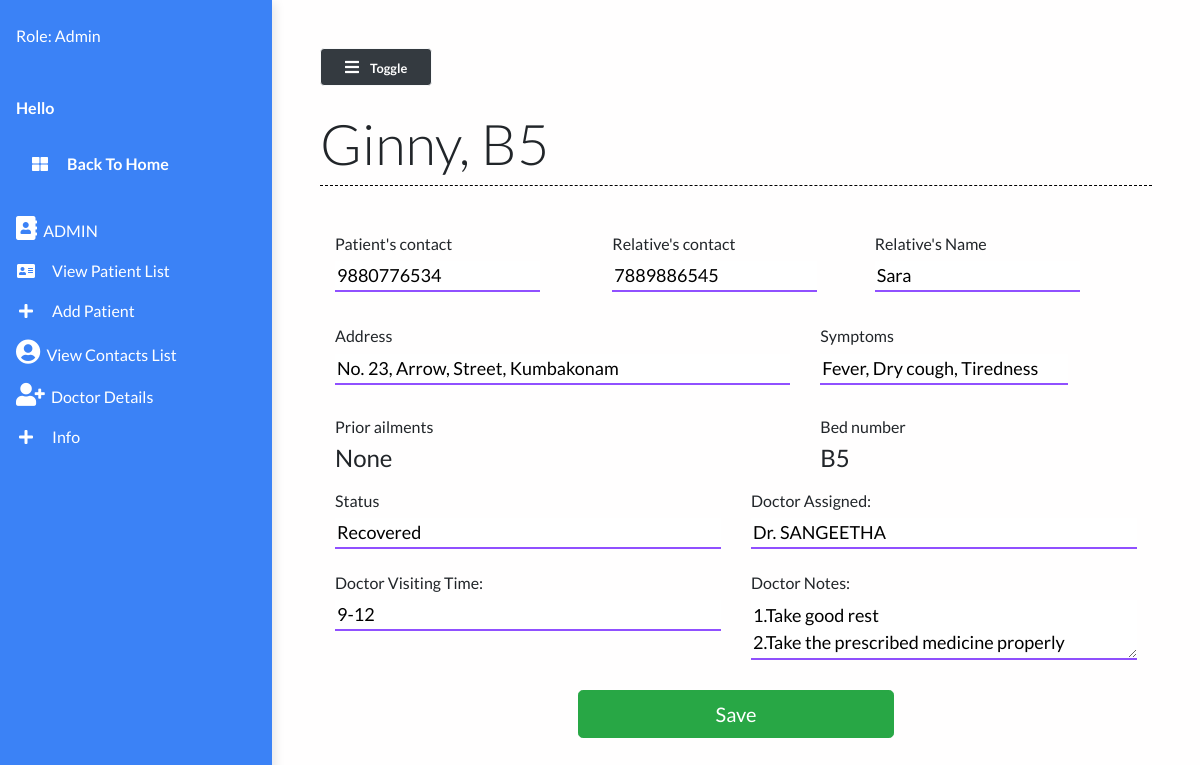
Page /patient/9 (signed in) on the committed database.
### main/models.py (models this page shows, shortened)
class Patient(models.Model):
    name = models.CharField(max_length=50)
    phone_num = models.CharField(max_length=15)
    patient_relative_name = models.CharField(max_length=50, null=True)
    patient_relative_contact = models.CharField(max_length=15, null=True)
    address = models.TextField()
    SYMPTOMS = (
        ('Fever', 'Fever'),
        ('Dry cough', 'Dry cough'),
        ('Tiredness', 'Tiredness'),
        ('Aches and pains', 'Aches and pains'),
        ('Sore throat', 'Sore throat'),
        ('Diarrhoea', 'Diarrhoea'),
        ('Loss of taste or smell', 'Loss of taste or smell'),
        ('Difficulty in breathing or shortness of breath', 'Difficulty in breathing or shortness of breath'),
        ('Chest pain or pressure', 'Chest pain or pressure'),
        ('Loss of speech or movement', 'Loss of speech or movement'),
    )
    symptoms = MultiSelectField(choices=SYMPTOMS, null=True)
    prior_ailments = models.TextField()
    bed_num = models.ForeignKey("Bed", on_delete=models.CASCADE)
    dob = models.DateField(null=True)
    doctor = models.ForeignKey("Doctor", on_delete=models.CASCADE, null=True)
    doctors_notes = models.TextField(null=True, blank=True)
    doctors_visiting_time = models.CharField(null=True, max_length=50, blank=True)
    status = models.CharField(max_length=50)
    latitude=models.CharField(max_length = 20)
    lantitude=models.CharField(max_length = 20)
    loggeduser=models.CharField(max_length = 50)

class Bed(models.Model):
    bed_number = models.CharField(max_length=50)
    occupied = models.BooleanField()
    def __str__(self):
        return self.bed_number

class Doctor(models.Model):
    name = models.CharField(max_length=100)
    def __str__(self):
        return self.name

### main/views.py (the view, shortened to what this page needs)
# urls.py: path("patient/<str:pk>", views.patient, name="patient"),
def patient(request, pk):
    patient = Patient.objects.get(id=pk)
    context = {
        'patient': patient
    }
    return render(request, 'main/patient.html', context)

### main/templates/main/patient.html (shortened to what this page needs)
{% extends 'main/base.html' %}
{% load static %}
{% block contentTitle %}
    {{patient.name}}, {{patient.bed_num}}
{% endblock contentTitle %}
{% block content %}
		<form class="form" action="" method="post" id="registrationForm">
			<div class="container">
				<div class="patient-form">
					<div class="row">
						<div class="col-md-4 form-field mt-4 mb-0">
						<label for="mobile"><h6>Patient's contact</h6>
						<input type="text" id="name" class="input-text" type="text" name="mobile" placeholder="Mobile No" value="{{patient.phone_num}}">
						</label>
						</div>
						<div class="offset-md-2 col-md-4 form-field mt-4 mb-0">
						<label for="mobile" class="mb-0"><h6>Relative's contact</h6>
						<input type="text" id="mobile2" class="input-text" type="text" name="mobile2" placeholder="Mobile No" value="{{patient.patient_relative_contact}}">
						</label>
						</div>
						<div class="form-field mt-4">
						<label for="relativeName" class="mb-0"><h6>Relative's Name</h6>
						<input
							type="text"
							class="input-text"
							name="relativeName"
							id="realtiveName"
							value="{{patient.patient_relative_name}}"
							/>
						</label>
						</div>
						<div class="col-md-7 form-field mt-0">
						<label for="address" class="mb-0 mt-0"><h6>Address</h6></label>
						<input
							type="address"
							class="input-text"
							id="location"
							placeholder="address"
							name="location"
							title="enter a location"
							value="{{patient.address}}"
						/>
						</div>
						<div class="offset-md-1 col-md-4 form-field mt-0">
							<label for="symptoms" class="mb-0"><h6>Symptoms</h6></label>
							<input
								type="text"
								class="input-text"
								name="symptons"
								id="symptons"
								value="{{patient.symptoms}}"
							/>
						</div>
						<div class="col-md-7">
							<h6>Prior ailments</h6>
							<label for="prior_ailments"><h4>{{patient.prior_ailments}}</h4></label>
						</div>
						<div class="col-md-5">
							<h6>Bed number</h6>
							<label for="bed_num" class="mb-0">
							<h4>{{patient.bed_num}}</h4>
							</label>
						</div>
						<div class="col-md-6">
						 	<label for="status" class="mb-0">
							<h6>Status</h6></label>
							<input
								type="text"
								class="input-text"
								name="status"
								id="status"
								value="{{patient.status}}"
							/>
						</div>
						<div class="col-md-6">
							<label for="doctor" class="mb-0">
							<h6>Doctor Assigned: </h6>
							</label>
							<input
								type="text"
								class="input-text"
								name="doctor"
								id="doctor"
								value="{{patient.doctor}}"
							/>
						</div>
						<div class="col-md-6">
							<label for="doctor_time" class="mb-0 mt-4">
							<h6>Doctor Visiting Time: </h6>
							</label>
							<input
								type="text"
								class="input-text"
								name="doctor_time"
								id="doctor_time"
								value="{{patient.doctors_visiting_time}}"
							/>
						</div>
						<div class="col-md-6">
							<label for="doctor_notes" class="mb-0 mt-4">
							<h6>Doctor Notes: </h6>
							</label>
							<textarea
								class="input-text"
								name="doctor_notes"
								id="doctor_notes"
								{{patient.doctors_notes}}
							>{{patient.doctors_notes}}</textarea>
						</div>
					</div>
				</div>
			</div>
		<div class="form-group">
			<div class="col-md-5 mx-auto">
			<br />
			<button class="btn btn-lg btn-success btn-block mx-auto" type="submit">
				 Save
			</button>
			</div>
	 	</div>
		 </form>
{% endblock content %}

### static/styles/base.css (style rules this page uses)
body { background: #fffefe; min-height: 100vh; overflow-x: hidden; font-family:Lato,'Helvetica Neue',Helvetica,Arial,sans-serif; }
.patient-form .form-field { margin: 32px 0; }
.patient-form .input-text { width: 100%; border-width: 0 0 2px 0; border-color: #6c19fcc2; font-size: 18px; font-weight: 400; transition: border-color 0.2s linear; }

### rows in the picture
Patient: name "Ginny", bed_num "B5", mobile "9880776534", mobile2 "7889886545", relativeName "Sara", location "No. 23, Arrow, Street, Kumbakonam", symptons "Fever, Dry cough, Tiredness", prior_ailments "None", status "Recovered", doctor "Dr. SANGEETHA", doctor_time "9-12", doctor_notes "1.Take good rest 2.Take the prescribed medicine properly"
